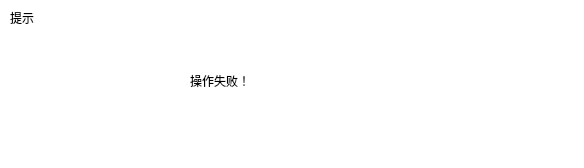
<?xml version="1.0" encoding="UTF-8"?>
<ui version="4.0">
 <class>unsuccess_ui</class>
 <widget class="QWidget" name="unsuccess_ui">
  <property name="geometry">
   <rect>
    <x>0</x>
    <y>0</y>
    <width>584</width>
    <height>168</height>
   </rect>
  </property>
  <property name="minimumSize">
   <size>
    <width>584</width>
    <height>168</height>
   </size>
  </property>
  <property name="maximumSize">
   <size>
    <width>584</width>
    <height>168</height>
   </size>
  </property>
  <property name="windowTitle">
   <string>Form</string>
  </property>
  <property name="styleSheet">
   <string notr="true">background-color: rgb(255, 255, 255);</string>
  </property>
  <widget class="QLabel" name="label">
   <property name="geometry">
    <rect>
     <x>10</x>
     <y>10</y>
     <width>68</width>
     <height>15</height>
    </rect>
   </property>
   <property name="text">
    <string>提示</string>
   </property>
  </widget>
  <widget class="QLabel" name="label_2">
   <property name="geometry">
    <rect>
     <x>190</x>
     <y>60</y>
     <width>191</width>
     <height>41</height>
    </rect>
   </property>
   <property name="styleSheet">
    <string notr="true">font: 14pt &quot;Agency FB&quot;;
font: 24pt &quot;Agency FB&quot;;</string>
   </property>
   <property name="text">
    <string>操作失败！</string>
   </property>
  </widget>
 </widget>
 <resources/>
 <connections/>
</ui>
